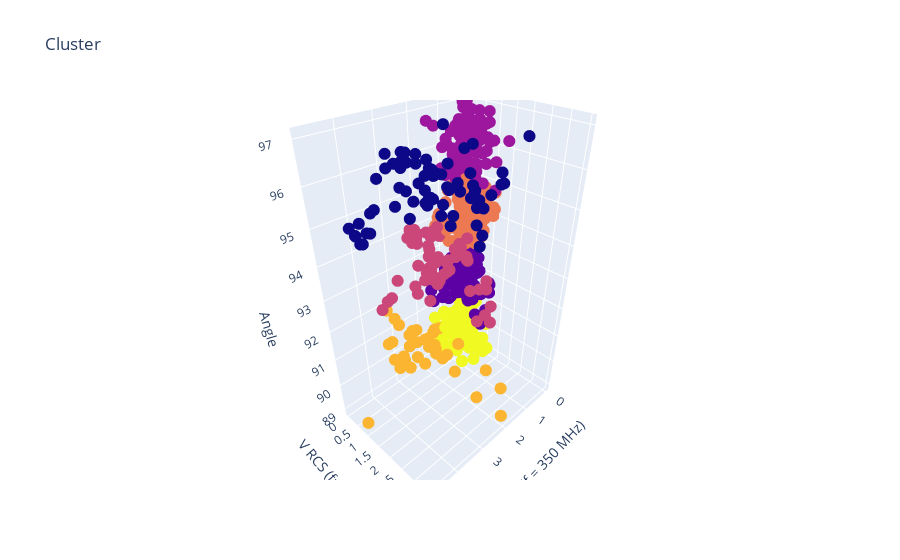

Notebook code for this chart:
### Code cell
import plotly as py
import plotly.graph_objs as go

trace1 = go.Scatter3d(
    x= df['H RCS (f = 350 MHz)'],
    y= df['V RCS (f=350 MHz)'],
    z= df['Angle'],
    mode='markers',
     marker=dict(
        color = df['cluster'], 
        size= 4,
        line=dict(
            color= df['cluster'],
            width= 1
        ),
        opacity=1
     )
)
data = [trace1]
layout = go.Layout(
    title= 'Cluster',
    scene = dict(
            xaxis = dict(title  = 'H RCS (f = 350 MHz)'),
            yaxis = dict(title  = 'V RCS (f=350 MHz)'),
            zaxis = dict(title  = 'Angle')
        )
)
fig = go.Figure(data=data, layout=layout)
py.offline.iplot(fig)

### Figure 1 — Plotly figure (JSON) as saved in the notebook; plotly's stock layout.template omitted (floating-point values rounded to 4 significant figures; data arrays with more than 128 entries replaced by an {"elided": "..."} marker saying what was removed)
{"data": [{"marker": {"color": {"elided": "722 int values"}, "line": {"color": {"elided": "722 int values"}, "width": 1}, "opacity": 1, "size": 4}, "mode": "markers", "type": "scatter3d", "x": {"elided": "722 float values"}, "y": {"elided": "722 float values"}, "z": {"elided": "722 float values"}}], "layout": {"scene": {"xaxis": {"title": {"text": "H RCS (f = 350 MHz)"}}, "yaxis": {"title": {"text": "V RCS (f=350 MHz)"}}, "zaxis": {"title": {"text": "Angle"}}}, "title": {"text": "Cluster"}}}
